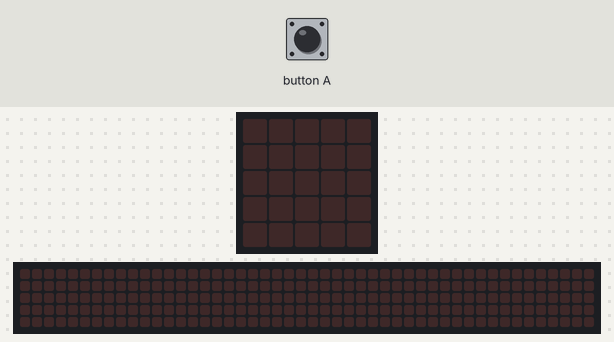
Bench run of a program on a simulated BBC micro:bit (MakeCode). Shown: the board's 5×5 LED display, a strip that is not on the board, showing the scrolling text unrolled. Inputs (shaded band) come from the test bench. Random numbers come from a fixed seed; the 48×5 strip is a reading aid, not a part: it shows the text the display is scrolling, unrolled, one strip-width of it at a time.

Above: at 1.2 s.
1.3 s: button A pressed for 0.15 s
At 2.0 s:
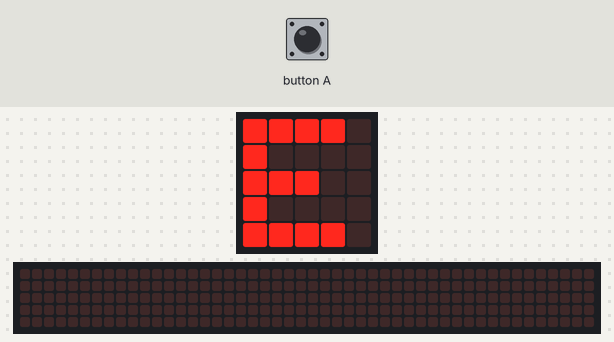
4.4 s: button A pressed for 0.15 s
At 5.27 s:
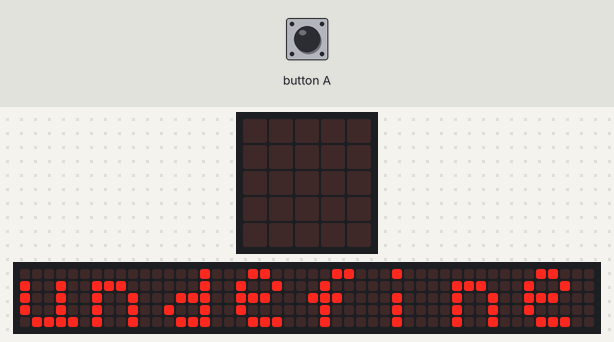
At 13.97 s:
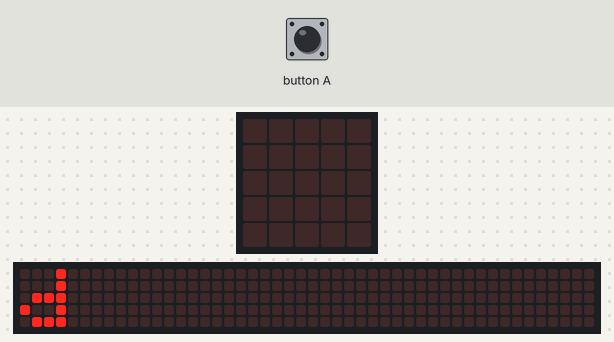
Timing chart, 0 to 15.5 s (numbered marks = the images above; inputs shaded):
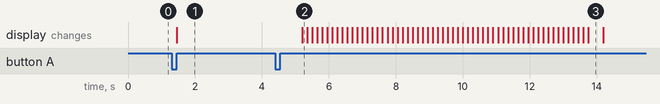

Measured:
- after the input at 1.3 s, the display: changes after 0.15 s (image 1)
- what the display in image 3 shows lasts 0.4 s, from 13.8 s to 14.2 s

The program:

main.ts
```typescript
input.onButtonPressed(Button.A, function () {
    Zufallszahl = randint(0, 22)
    Zufallsbuchstabe = Alphabet[Zufallszahl]
    basic.showString("" + (Zufallsbuchstabe))
    basic.pause(3000)
    basic.clearScreen()
})
let Zufallsbuchstabe = ""
let Zufallszahl = 0
let Alphabet: string[] = []
Alphabet = [
"A",
"B",
"C",
"D",
"E"
]
```

test.ts
```typescript
// Hier kann man Tests durchführen; diese Datei wird nicht kompiliert, wenn dieses Paket als Erweiterung verwendet wird.
```
